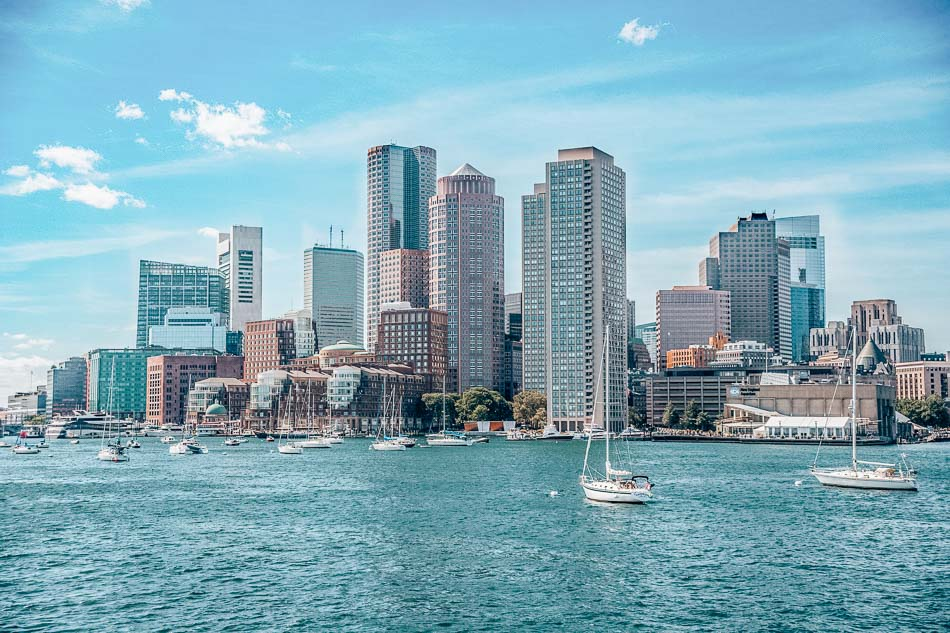
#> input picture Module 6 Computer Vision/D3 Histograms, transformations and Bitwise ops/img/day3.jpg, 950 x 633 px
$ python 18DayCheckImageV2.py
#> lines starting #> are read from the running program, lines starting #| are printed output that depends on the picture; long printed decimals are rounded
import cv2
import matplotlib.pyplot as plt
from scipy.stats import skew
import numpy as np

image1 = cv2.imread('img/day3.jpg')
#> image1 is the input picture: shape (633, 950, 3); mean B, G, R 186.1, 171.7, 129.5
# image1 = cv2.imread('img/night4.jpg')

day3_HSV = image1.copy()
day3_HSV = cv2.cvtColor(day3_HSV, cv2.COLOR_BGR2HSV)
#> day3_HSV: shape (633, 950, 3); mean H, S, V 96.6, 83.1, 187
# print(day3_HSV.shape)
plt.figure(figsize=(30, 20))

# [7 lines of commented-out code are left out]

V_day_hist = cv2.calcHist([day3_HSV], [2], None, [255], [0, 255])
#> V_day_hist = 255 values, max 23417 at index 234, min 0 at index 0, mean 2354.1
plt.plot(V_day_hist, color = 'b')
# [10 lines of commented-out code are left out]

image3 = cv2.imread('img/night2.jpg')
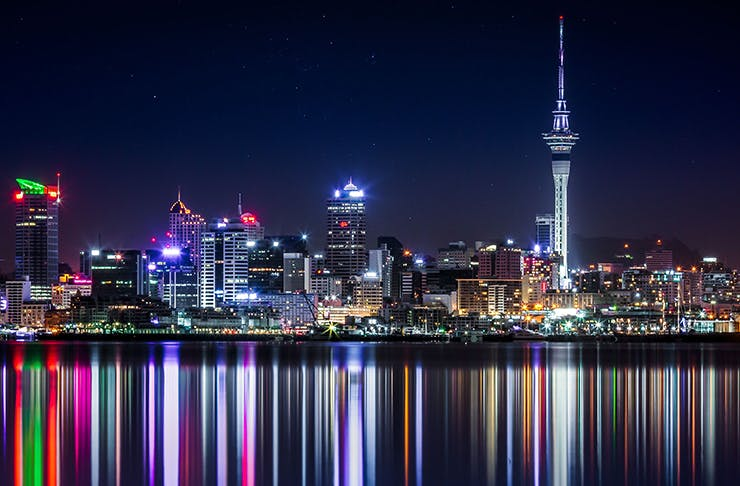
#> input picture Module 6 Computer Vision/D3 Histograms, transformations and Bitwise ops/img/night2.jpg, 740 x 486 px
#> image3 is the input picture: shape (486, 740, 3); mean B, G, R 72.7, 47.7, 48

night2_HSV = image3.copy()
night2_HSV = cv2.cvtColor(night2_HSV, cv2.COLOR_BGR2HSV)
#> night2_HSV: shape (486, 740, 3); mean H, S, V 113, 156, 78
# [10 lines of commented-out code are left out]

V_night_hist = cv2.calcHist([night2_HSV], [2], None, [255], [0, 255])
#> V_night_hist = 255 values, max 9096 at index 25, min 63 at index 0, mean 1389.3
plt.plot(V_night_hist, color = 'b')
# [15 lines of commented-out code are left out]

sum_day = V_day_hist.sum()
#> sum_day = 600303
# day_mean = sum_day / 255
day_mean = np.mean(V_day_hist)
#> day_mean = 2354.1
day_std = np.std(V_day_hist)
#> day_std = 3289.8
day_median = np.median(V_day_hist)
#> day_median = 1574

day_skew =3 *(day_mean - day_median)/day_std
#> day_skew = 0.711

sum_night = V_night_hist.sum()
#> sum_night = 354271
# night_mean = sum_night / 255
night_mean = np.mean(V_night_hist)
#> night_mean = 1389.3
night_std = np.std(V_night_hist)
#> night_std = 1748.6
night_median = np.median(V_night_hist)
#> night_median = 558
night_skew =3 *(night_mean - night_median)/night_std
#> night_skew = 1.43

if day_skew < 1:
    print('DAY')
else:
    print('NIGHT')

print(day_mean)
#| 2354.1294
print(day_std)
#| 3289.8452
print(night_mean)
#| 1389.2981
print(night_std)
#| 1748.6158
print(day_skew)
#| 0.7114
print(night_skew)
#| 1.426


# Test of another idea
if skew(V_day_hist) < 2:
    value = True
    print(skew(V_day_hist))
else:
    value = False
    print(skew(V_day_hist))
#| [3.583]
#> `# print(night_skew)`:
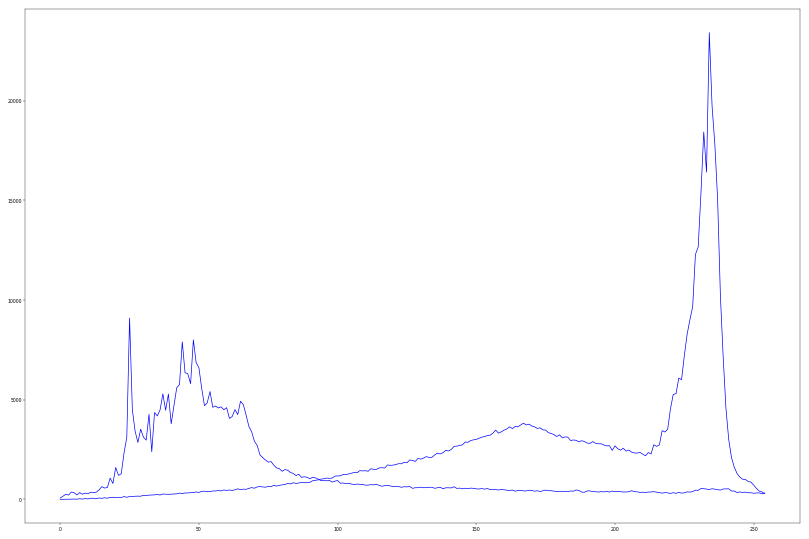
#> figure drawn by matplotlib, 1 panel; curve peaks at x = 234, y = 23417; curve peaks at x = 25, y = 9096
print(value)
# [7 lines of commented-out code are left out]
